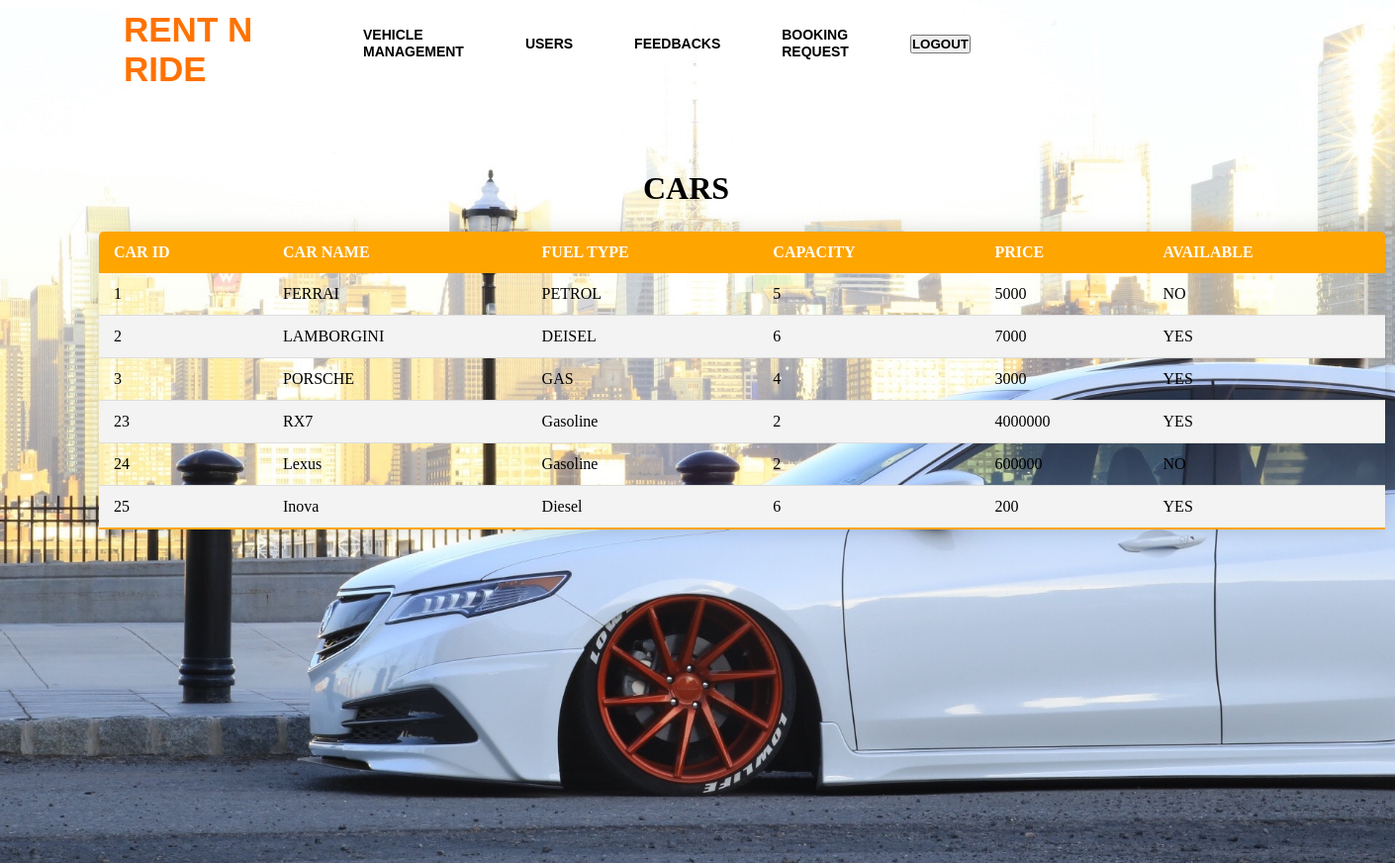
/pemilikmobil.php, run on the app's committed database.
### tables this page shows
CREATE TABLE `cars` (
  `CAR_ID` int(11) NOT NULL,
  `CAR_NAME` varchar(255) NOT NULL,
  `FUEL_TYPE` varchar(255) NOT NULL,
  `CAPACITY` int(11) NOT NULL,
  `PRICE` int(11) NOT NULL,
  `CAR_IMG` varchar(255) NOT NULL,
  `AVAILABLE` varchar(255) NOT NULL
);

### pemilikmobil.php (the view, shortened to what this page needs)
<!DOCTYPE html>
<html lang="en">
<head>
</head>
<body>
<?php
require_once('connection.php');
$query="SELECT * FROM cars";
$queryy=mysqli_query($con,$query);
?>
<div class="hai">
    <div class="navbar">
        <div class="icon">
            <h2 class="logo">RENT N RIDE</h2>
        </div>
        <div class="menu">
            <ul>
            <li><a href="pemilikmobil.php">VEHICLE MANAGEMENT</a></li>
                    <li><a href="pemilikuser.php">USERS</a></li>
                    <li><a href="pemilikdash.php">FEEDBACKS</a></li>
                    <li><a href="pemilikbook.php">BOOKING REQUEST</a></li>
                  <li> <button class="nn"><a href="index.php">LOGOUT</a></button></li>
            </ul>
        </div>
    </div>
</div>
<div>
    <h1 class="header">CARS</h1>
    <div>
        <table class="content-table">
            <thead>
                <tr>
                    <th>CAR ID</th>
                    <th>CAR NAME</th>
                    <th>FUEL TYPE</th>
                    <th>CAPACITY</th>
                    <th>PRICE</th>
                    <th>AVAILABLE</th>
                </tr>
            </thead>
            <tbody>
            <?php
            while($res=mysqli_fetch_array($queryy)){
            ?>
            <tr class="active-row">
                <td><?php echo $res['CAR_ID'];?></td>
                <td><?php echo $res['CAR_NAME'];?></td>
                <td><?php echo $res['FUEL_TYPE'];?></td>
                <td><?php echo $res['CAPACITY'];?></td>
                <td><?php echo $res['PRICE'];?></td>
                <td><?php echo ($res['AVAILABLE'] == 'Y') ? 'YES' : 'NO'; ?></td>
            </tr>
            <?php } ?>
            </tbody>
        </table>
    </div>
</div>
</body>
</html>

### pemilikmobil.php (style rules this page uses)
* { margin: 0; padding: 0; }
.hai { width: 100%; background: linear-gradient(to top, rgba(0,0,0,0)50%, rgba(0,0,0,0)50%),url("../images/carbg2.jpg"); background-position: center; background-size: cover; height: 109vh; animation: infiniteScrollBg 50s linear infinite; }
.navbar { width: 1200px; height: 75px; margin: auto; }
.icon { width:200px; float: left; height : 70px; }
.logo { color: #ff7200; font-size: 35px; font-family: Arial; padding-left: 20px; float:left; padding-top: 10px; }
.menu { width: 400px; float: left; height: 70px; }
ul { float: left; display: flex; justify-content: center; align-items: center; }
ul li { list-style: none; margin-left: 62px; margin-top: 27px; font-size: 14px; }
ul li a { text-decoration: none; color: black; font-family: Arial; font-weight: bold; transition: 0.4s ease-in-out; }
.content-table { border-collapse: collapse; font-size: 1em; min-width: 400px; border-radius: 5px 5px 0 0; overflow: hidden; box-shadow:0 0 20px rgba(0,0,0,0.15); margin-left : 100px ; margin-top: 25px; width: 1300px; height: 300px; }
.content-table thead tr { background-color: orange; color: white; text-align: left; }
.content-table th, .content-table td { padding: 12px 15px; }
.content-table tbody tr { border-bottom: 1px solid #dddddd; }
.content-table tbody tr:nth-of-type(even) { background-color: #f3f3f3; }
.content-table tbody tr:last-of-type { border-bottom: 2px solid orange; }
.header { margin-top: -700px; margin-left: 650px; }

### data on the page
cars: CAR_ID "1", CAR_NAME "FERRAI", FUEL_TYPE "PETROL", CAPACITY "5", PRICE "5000", AVAILABLE "NO"
cars: CAR_ID "2", CAR_NAME "LAMBORGINI", FUEL_TYPE "DEISEL", CAPACITY "6", PRICE "7000", AVAILABLE "YES"
cars: CAR_ID "3", CAR_NAME "PORSCHE", FUEL_TYPE "GAS", CAPACITY "4", PRICE "3000", AVAILABLE "YES"
cars: CAR_ID "23", CAR_NAME "RX7", FUEL_TYPE "Gasoline", CAPACITY "2", PRICE "4000000", AVAILABLE "YES"
cars: CAR_ID "24", CAR_NAME "Lexus", FUEL_TYPE "Gasoline", CAPACITY "2", PRICE "600000", AVAILABLE "NO"
cars: CAR_ID "25", CAR_NAME "Inova", FUEL_TYPE "Diesel", CAPACITY "6", PRICE "200", AVAILABLE "YES"
